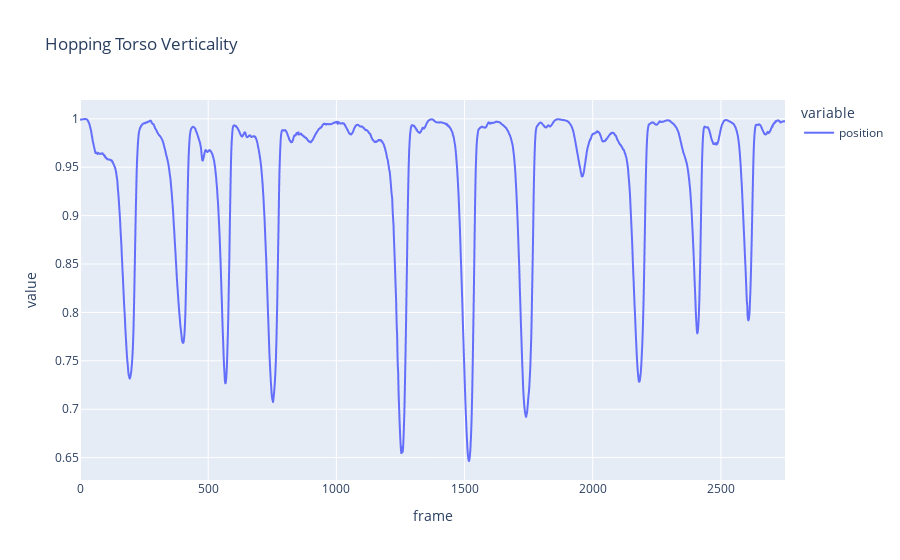
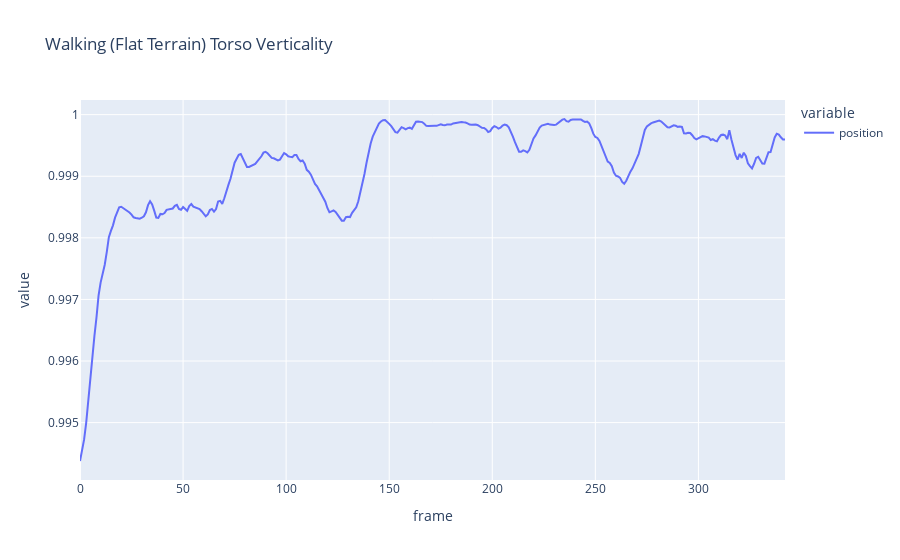
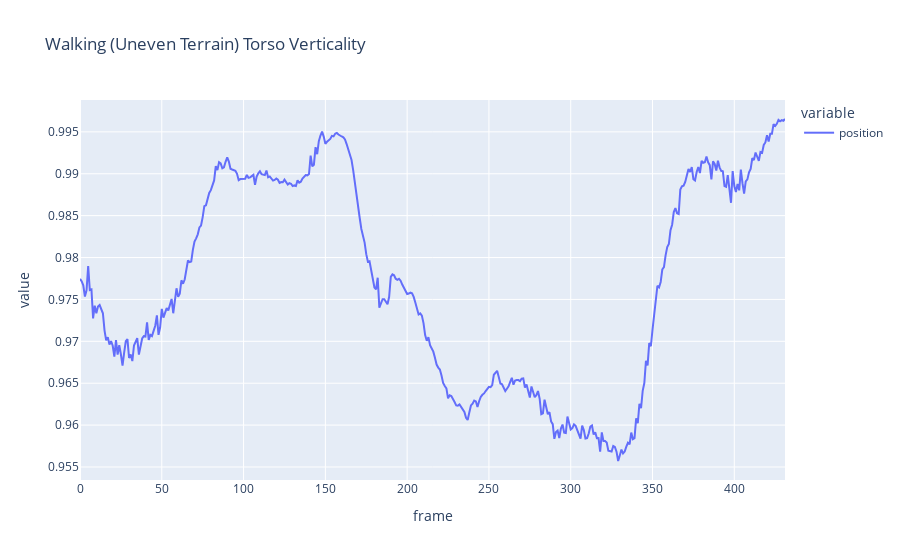

Notebook code for these charts, in order:
### Code cell
for name, df in animations.items():
    torso_vert = get_torso_verticality(df)
    display(px.line(torso_vert, title=name+' Torso Verticality', labels={'x':'Frame', 'y':'Torso Verticality'}))

### Figure 1 — Plotly figure (JSON) as saved in the notebook; plotly's stock layout.template omitted (floating-point values rounded to 4 significant figures; data arrays with more than 128 entries replaced by an {"elided": "..."} marker saying what was removed)
{"data": [{"hovertemplate": "variable=position<br>frame=%{x}<br>value=%{y}<extra></extra>", "legendgroup": "position", "line": {"color": "#636efa", "dash": "solid"}, "marker": {"symbol": "circle"}, "mode": "lines", "name": "position", "showlegend": true, "type": "scattergl", "x": {"elided": "2751 int values"}, "xaxis": "x", "y": {"elided": "2751 float values"}, "yaxis": "y"}], "layout": {"legend": {"title": {"text": "variable"}, "tracegroupgap": 0}, "title": {"text": "Hopping Torso Verticality"}, "xaxis": {"anchor": "y", "domain": [0, 1], "title": {"text": "frame"}}, "yaxis": {"anchor": "x", "domain": [0, 1], "title": {"text": "value"}}}}

### Figure 2 — Plotly figure (JSON) as saved in the notebook; plotly's stock layout.template omitted (floating-point values rounded to 4 significant figures; data arrays with more than 128 entries replaced by an {"elided": "..."} marker saying what was removed)
{"data": [{"hovertemplate": "variable=position<br>frame=%{x}<br>value=%{y}<extra></extra>", "legendgroup": "position", "line": {"color": "#636efa", "dash": "solid"}, "marker": {"symbol": "circle"}, "mode": "lines", "name": "position", "orientation": "v", "showlegend": true, "type": "scatter", "x": {"elided": "343 int values"}, "xaxis": "x", "y": {"elided": "343 float values"}, "yaxis": "y"}], "layout": {"legend": {"title": {"text": "variable"}, "tracegroupgap": 0}, "title": {"text": "Walking (Flat Terrain) Torso Verticality"}, "xaxis": {"anchor": "y", "domain": [0, 1], "title": {"text": "frame"}}, "yaxis": {"anchor": "x", "domain": [0, 1], "title": {"text": "value"}}}}

### Figure 3 — Plotly figure (JSON) as saved in the notebook; plotly's stock layout.template omitted (floating-point values rounded to 4 significant figures; data arrays with more than 128 entries replaced by an {"elided": "..."} marker saying what was removed)
{"data": [{"hovertemplate": "variable=position<br>frame=%{x}<br>value=%{y}<extra></extra>", "legendgroup": "position", "line": {"color": "#636efa", "dash": "solid"}, "marker": {"symbol": "circle"}, "mode": "lines", "name": "position", "orientation": "v", "showlegend": true, "type": "scatter", "x": {"elided": "432 int values"}, "xaxis": "x", "y": {"elided": "432 float values"}, "yaxis": "y"}], "layout": {"legend": {"title": {"text": "variable"}, "tracegroupgap": 0}, "title": {"text": "Walking (Uneven Terrain) Torso Verticality"}, "xaxis": {"anchor": "y", "domain": [0, 1], "title": {"text": "frame"}}, "yaxis": {"anchor": "x", "domain": [0, 1], "title": {"text": "value"}}}}
